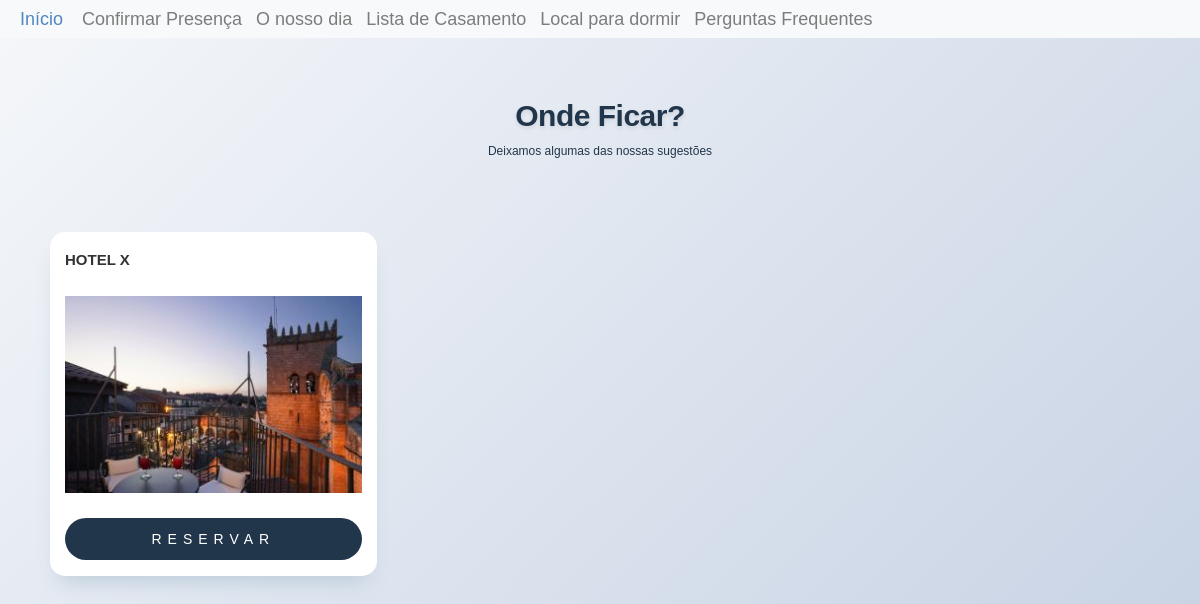
Screenshot of /hotels with the database file from the repository.
### inesegoncalo/models/hotels.py (models this page shows, shortened)
class Hotel(db.Model, model.Model, model.Base):
    __tablename__ = "hotels"
    __table_args__ = {"extend_existing": True}
    id = Column(Integer, primary_key=True)
    name = Column(Text)
    description = Column(Text)
    phone = Column(Text)
    link = Column(Text)
    images = relationship("HotelImage", back_populates="hotel")

### inesegoncalo/models/hotels_images.py (models this page shows)
class HotelImage(db.Model, model.Model, model.Base):
    __tablename__ = "hotels_images"
    __table_args__ = {"extend_existing": True}
    id = Column(Integer, primary_key=True)
    path = Column(Text)
    hotel_id = Column(Integer, ForeignKey("hotels.id"))
    hotel = relationship("Hotel", back_populates="images")

### inesegoncalo/modules/main.py (the view)
@bp.route('/hotels', methods=('GET', 'POST'))
def hotels():
    hotels = Hotel.query.all()
    return render_template('main/hotels.html',hotels=hotels)

### inesegoncalo/templates/main/hotels.html (shortened to what this page needs)
{% extends 'layout.html' %}
{% import 'macros/hotels.html' as hotels_macro with context %}
{% block content %}
<link href="{{ url_for('static', filename='style/base.css')}}" rel="stylesheet">
<div class="faqs-page-container">
    <div class="faqs-header">
        <h1 class="faqs-title">Onde Ficar?</h1>
        <p class="faqs-subtitle">Deixamos algumas das nossas sugestões</p>
    </div>
      <div class="row pt-2 pb-4">
        {% for hotel in hotels %}
        {{hotels_macro.hotel_card(hotel)}}
        {% endfor %}
      </div>
    </div>
{% endblock %}

### inesegoncalo/templates/macros/hotels.html
{% macro hotel_card(hotel) %}
<div class="col-xs-12 col-sm-4 col-md-4 col-lg-4 d-flex align-items-stretch mb-4">
    <div class="post-slide mb-4">
        <div class="post-content">
            <h3 class="post-title mt-3">
                <a href="{{hotel.link}}">{{hotel.name}}</a>
            </h3>
        </div>
        <div class="post-content align-self-end mb-0">
            <img src="{{ url_for('static', filename=hotel.images[0].path|replace('\\', '/')) }}" alt=""
                class="fixed-image">
        </div>
        <a href="{{hotel.link}}" class="btn ml-4 mr-4 btn_contribuir d-flex justify-content-center">Reservar</a>
    </div>
</div>
{% endmacro %}

### inesegoncalo/static/style/main.css (style rules this page uses)
html { font-size: 10px; }
html, body { height: 100%; }
body { background: #ffffff; font-family: 'Metropolis', sans-serif; font-size: 1.8rem; font-style: normal; font-weight: normal; line-height: 1.778; color: #000000; margin: 0; padding: 0; position: relative; }
h1, h2, h3, h4, h5, h6, .h1, .h2, .h3, .h4, .h5, .h6 { font-family: 'Metropolis', sans-serif ; font-weight: 700; font-style: normal; color: #000000; font-variant-ligatures: common-ligatures; text-rendering: optimizeLegibility; }
h1, .h1, h2, .h2, h3, .h3, h4, .h4 { margin-top: 6rem; margin-bottom: 1.6rem; }
h1, .h1 { font-size: 3.6rem; line-height: 1.222; }
h3, .h3 { font-size: 2.4rem; line-height: 1.167; }
button, .btn { margin-bottom: 1.6rem; }
input, textarea, select, pre, blockquote, figure, table, p, ul, ol, dl, form, .video-container, .ss-custom-select { margin-bottom: 3.2rem; }
::placeholder { color: #8c8c8c; }
.btn, button, input[type="submit"], input[type="reset"], input[type="button"] { display: inline-block; font-family: 'Metropolis', sans-serif ; font-weight: 700; font-size: 1.1rem; text-transform: uppercase; letter-spacing: .6rem; height: 6rem; line-height: 5.6rem; padding: 0 3.2rem; margin: 0 .4rem 1.6rem 0; color: #ffffff; text-decoration: none; text-align: center; white-space: nowrap; cursor: pointer; transition: all .3s ease-in-out; -webkit-font-smoothing: antialiased; -moz-osx-font-smoothing: grayscale; border-radius: 4px; background-color: #272727; border: 0.2rem solid #272727; }

### inesegoncalo/static/style/card.css (style rules this page uses)
body { background-color: #f8f9fa!important }
.post-slide { background: #fff; margin: 20px 15px 20px; border-radius: 15px; padding-top: 1px; box-shadow: 0px 14px 22px -9px #bbcbd8; }
.post-slide .post-content { background: #fff; padding: 2px 20px 40px; border-radius: 15px; }
.post-slide .post-title a { font-size: 15px; font-weight: bold; color: #333; display: inline-block; text-transform: uppercase; transition: all 0.3s ease 0s; }
@media only screen and (max-width:1280px) { .post-slide .post-content { padding: 0px 15px 25px 15px; } }
.btn_contribuir { background-color: #22364b; color: #ffffff; font-weight: 400; height: 50px; font-size: 14px; border: none; border-radius: 40px; text-transform: uppercase; line-height: 3em !important; height: auto !important; }

### inesegoncalo/static/style/lista_casamento.css (style rules this page uses)
a, a:hover { text-decoration: none; transition: color 0.3s ease-in-out; }

### inesegoncalo/static/style/base.css (style rules this page uses)
html { line-height: 1.15; -webkit-text-size-adjust: 100%; }
body { margin: 0; }
h1 { font-size: 2em; margin: 0.67em 0; }
a { background-color: transparent; }
img { border-style: none; }
html { font-size: 62.5%; box-sizing: border-box; }
*, *::before, *::after { box-sizing: inherit; }
body { font-weight: normal; line-height: 1; word-wrap: break-word; -moz-font-smoothing: grayscale; -moz-osx-font-smoothing: grayscale; -webkit-font-smoothing: antialiased; -webkit-overflow-scrolling: touch; -webkit-text-size-adjust: none; }
svg, img, video embed, iframe, object { max-width: 100%; height: auto; }
div, dl, dt, dd, ul, ol, li, h1, h2, h3, h4, h5, h6, pre, form, p, blockquote, th, td { margin: 0; padding: 0; }
p { font-size: inherit; text-rendering: optimizeLegibility; }
a { text-decoration: none; line-height: inherit; }
.row { max-width: 1400px; margin: 0 auto; display: -ms-flexbox; display: -webkit-flex; display: flex; -webkit-flex-flow: row wrap; -ms-flex-flow: row wrap; flex-flow: row wrap; }
.faqs-page-container { min-height: 100vh; padding: 4rem 2rem; background: linear-gradient(135deg, #f5f7fa 0%, #c3cfe2 100%); background-attachment: fixed; }
.faqs-header { text-align: center; margin-bottom: 3rem; padding: 2rem 0; }
.faqs-title { font-size: 3rem; font-weight: 700; color: #22364b; margin-bottom: 1rem; letter-spacing: -0.5px; text-shadow: 0 2px 4px rgba(0,0,0,0.1); }
.faqs-subtitle { font-size: 1.2rem; color: #22364b; font-weight: 300; }

### rows the page displays
Hotel: name "HOTEL X", path (picture)
